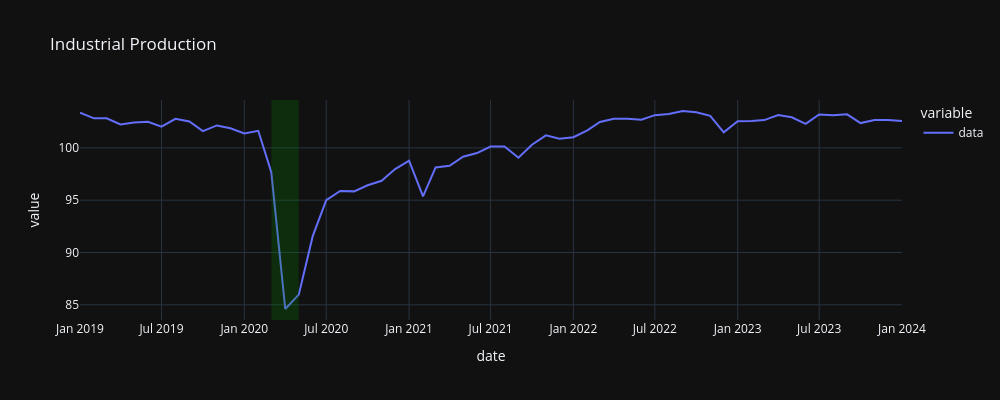

The code cell stored with this chart in its notebook:
### Code cell
"""
Reduced Industrial Production: A decrease in the production of goods and services
by industries is a clear sign of economic contraction.
This can be measured by the Industrial Production Index.
"""

plot_data("INDPRO", "Industrial Production", years=5)

### Figure 1 — Plotly figure (JSON) as saved in the notebook; plotly's stock layout.template omitted (floating-point values rounded to 4 significant figures)
{"data": [{"hovertemplate": "variable=data<br>date=%{x|%B %d, %Y}<br>value=%{y}<extra></extra>", "legendgroup": "data", "line": {"color": "#636efa", "dash": "solid"}, "marker": {"symbol": "circle"}, "mode": "lines", "name": "data", "orientation": "v", "showlegend": true, "type": "scatter", "x": ["2019-01-01T00:00:00", "2019-02-01T00:00:00", "2019-03-01T00:00:00", "2019-04-01T00:00:00", "2019-05-01T00:00:00", "2019-06-01T00:00:00", "2019-07-01T00:00:00", "2019-08-01T00:00:00", "2019-09-01T00:00:00", "2019-10-01T00:00:00", "2019-11-01T00:00:00", "2019-12-01T00:00:00", "2020-01-01T00:00:00", "2020-02-01T00:00:00", "2020-03-01T00:00:00", "2020-04-01T00:00:00", "2020-05-01T00:00:00", "2020-06-01T00:00:00", "2020-07-01T00:00:00", "2020-08-01T00:00:00", "2020-09-01T00:00:00", "2020-10-01T00:00:00", "2020-11-01T00:00:00", "2020-12-01T00:00:00", "2021-01-01T00:00:00", "2021-02-01T00:00:00", "2021-03-01T00:00:00", "2021-04-01T00:00:00", "2021-05-01T00:00:00", "2021-06-01T00:00:00", "2021-07-01T00:00:00", "2021-08-01T00:00:00", "2021-09-01T00:00:00", "2021-10-01T00:00:00", "2021-11-01T00:00:00", "2021-12-01T00:00:00", "2022-01-01T00:00:00", "2022-02-01T00:00:00", "2022-03-01T00:00:00", "2022-04-01T00:00:00", "2022-05-01T00:00:00", "2022-06-01T00:00:00", "2022-07-01T00:00:00", "2022-08-01T00:00:00", "2022-09-01T00:00:00", "2022-10-01T00:00:00", "2022-11-01T00:00:00", "2022-12-01T00:00:00", "2023-01-01T00:00:00", "2023-02-01T00:00:00", "2023-03-01T00:00:00", "2023-04-01T00:00:00", "2023-05-01T00:00:00", "2023-06-01T00:00:00", "2023-07-01T00:00:00", "2023-08-01T00:00:00", "2023-09-01T00:00:00", "2023-10-01T00:00:00", "2023-11-01T00:00:00", "2023-12-01T00:00:00", "2024-01-01T00:00:00"], "xaxis": "x", "y": [103.4, 102.8, 102.8, 102.2, 102.4, 102.5, 102.0, 102.8, 102.5, 101.6, 102.1, 101.9, 101.4, 101.6, 97.67, 84.6, 85.97, 91.56, 95.01, 95.89, 95.84, 96.43, 96.86, 97.98, 98.78, 95.37, 98.14, 98.29, 99.15, 99.51, 100.1, 100.1, 99.06, 100.3, 101.2, 100.9, 101.0, 101.7, 102.5, 102.8, 102.8, 102.7, 103.1, 103.2, 103.5, 103.4, 103.1, 101.5, 102.5, 102.6, 102.7, 103.2, 102.9, 102.3, 103.2, 103.1, 103.2, 102.4, 102.7, 102.7, 102.6], "yaxis": "y"}], "layout": {"height": 400, "legend": {"title": {"text": "variable"}, "tracegroupgap": 0}, "shapes": [{"fillcolor": "green", "line": {"width": 0}, "opacity": 0.25, "type": "rect", "x0": "2020-03-01", "x1": "2020-05-01", "xref": "x", "y0": 0, "y1": 1, "yref": "y domain"}], "title": {"text": "Industrial Production"}, "width": 1000, "xaxis": {"anchor": "y", "domain": [0, 1], "title": {"text": "date"}}, "yaxis": {"anchor": "x", "domain": [0, 1], "title": {"text": "value"}}}}
